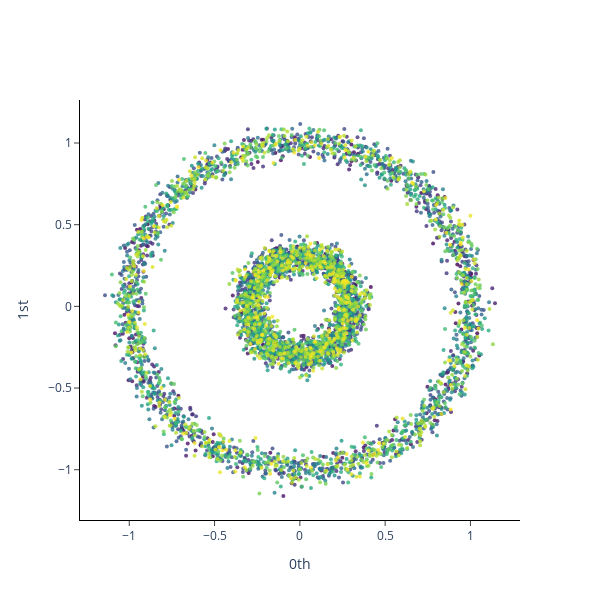

Here is the notebook cell this chart was saved with:
### Markdown cell above
## Toy Data

We'll start with a basic example which will allow us to easily interpret the results of the mapper algorithm.

### Code cell
data, _ = datasets.make_circles(n_samples=5000, noise=0.05, factor=0.3, random_state=42)

plot_point_cloud(data)

### Figure 1 — Plotly figure (JSON) as saved in the notebook; plotly's stock layout.template omitted (floating-point values rounded to 4 significant figures; data arrays with more than 128 entries replaced by an {"elided": "..."} marker saying what was removed)
{"data": [{"marker": {"color": {"elided": "5000 int values"}, "colorscale": [[0, "#440154"], [0.1111, "#482878"], [0.2222, "#3e4989"], [0.3333, "#31688e"], [0.4444, "#26828e"], [0.5556, "#1f9e89"], [0.6667, "#35b779"], [0.7778, "#6ece58"], [0.8889, "#b5de2b"], [1, "#fde725"]], "opacity": 0.8, "size": 4}, "mode": "markers", "type": "scatter", "x": {"elided": "5000 float values"}, "y": {"elided": "5000 float values"}}], "layout": {"height": 600, "plot_bgcolor": "white", "width": 600, "xaxis": {"anchor": "x", "exponentformat": "e", "linecolor": "black", "linewidth": 1, "mirror": false, "showexponent": "all", "showline": true, "side": "bottom", "ticks": "outside", "title": {"text": "0th"}, "type": "linear", "zeroline": true}, "yaxis": {"anchor": "y", "exponentformat": "e", "linecolor": "black", "linewidth": 1, "mirror": false, "showexponent": "all", "showline": true, "side": "left", "ticks": "outside", "title": {"text": "1st"}, "type": "linear", "zeroline": true}}}
